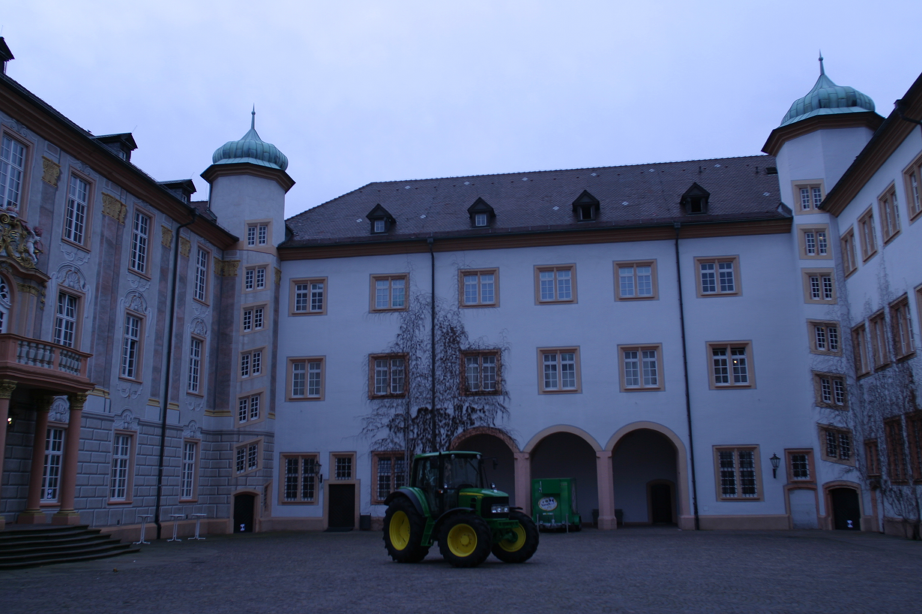
%> input picture lab3/Data/0000_s.png, 922 x 614 px
$ octave lab3.m   (GNU Octave 9; MATLAB toolbox functions it lacks are replaced by stand-ins)
%> lines starting %> are read from the running program, lines starting %| are printed output that depends on the picture
### lab3/fundamental_matrix.m
function F = fundamental_matrix(x1, x2)

assert(length(x1) == length(x2));
N = length(x1);

% Normalize: compute H and H'
[x1, H1] = normalise2dpts(x1);
[x2, H2] = normalise2dpts(x2);

% Apply 8-point algorithm to estimate F

% Create matrix W from points correspondences
W = zeros(N,9);
for i=1:N
    W(i,:) = [x1(1,i)*x2(1,i), x1(2,i)*x2(1,i), x2(1,i),...
              x1(1,i)*x2(2,i), x1(2,i)*x2(2,i), x2(2,i),...
              x1(1,i), x1(2,i), x1(3,i)];
end

% Compute SVD of W
[~, ~, V] = svd(W);
% Create vector f from last column of V
f = V(:,end);
% Compose fundamental matrix F_rank3
F_rank3 = reshape(f,[3,3]).';
% Remove last singular value of D to create ^D
[U,D,V] = svd(F_rank3);
D(end,end) = 0;
% Recompute matrix F_rank2
F_rank2 = U * D * V';

% Denormalize F
F = H2.' * F_rank2 * H1;

end

### lab2/sift/sift.m
function [frames,descriptors,gss,dogss]=sift(I,varargin)
% SIFT Extract SIFT features
%   [FRAMES,DESCR]=SIFT(I) extracts the SIFT frames FRAMES and their
%   descriptors DESCR from the image I.
%
%   The image I must be gray-scale, of storage class DOUBLE and
%   ranging in [0,1].
%
%   FRAMES is a 4xK matrix storing one SIFT frame per column. Its
%   format is:
%
%     FRAMES(1:2,k)  center (X,Y) of the frame k,
%     FRAMES(3,k)    scale SIGMA of the frame k,
%     FRAMES(4,k)    orientation THETA of the frame k.
%
%   Note that the X,Y center coordinates are (0,0) based, contrary to
%   the standard MATLAB convention that uses (1,1) as the top-left
%   image coordiante. The plotting function PLOTSIFTFRAME() and
%   PLOTSIFTDESCRIPTOR() automatically shift the keypoints to the
%   default (1,1) reference.
%
%   DESCR is a DxK matrix stores one descriptor per columm (usually
%   D=128).
%
%   [FRAMES,DESCR,GSS,DOGSS]=SIFT(...) returns the Gaussian and
%   Difference of Gaussians scale spaces computed by the algorithm.
%
%   The function accepts the following option-value pairs:
%
%   Verbosity - Verbosity level [{0},1]
%     0 = quiet, 1 = print detailed progress report
%
%   BoundaryPoint - Remove frames on the image boundaries [0,{1}]
%     Remove points whose descriptor intersects the boundary.
%
%   NumOctaves - Number of octaves [1,2,...]
%     Number of octaves of the Gaussian scale space. By default it is
%     computed to cover all possible feature sizes.
%
%   FirstOctave - Index of the first octave [...,-1,{0},+1,...]
%     Setting the parameter to -1 has the effect of doubling the image
%     before computing the scale space.
%
%   NumLevels - [1,2,...]
%     Number of scale levels within each octave.
%
%   Sigma0 - Base smoothing [pixels]
%     Smoothing of the level 0 of octave 0 of the scale space. By
%     default it is set to be equivalent to the value 1.6 of [1].
%     Since however 1.6 is the smoothing of the level -1 and Simga0
%     of the level 0, the actual value is NOT 1.6.
%
%   SigmaN - Nominal smoothing [pixels, {0.5}]
%     Nominal smoothing of the input image.
%
%   Threshold - Strenght threshold [>= 0, {0.01}]
%     Maxima of the DOG scale space [1] below this threshold are
%     ignored. Smaller values accept more features.
%
%   EdgeThreshold - Localization threshold [>= 0, {10}]
%     Feature which have flattness score [1] above this threshold are
%     ignored. Bigger values accept more features.
%
%   Magnif - Descriptor window magnification
%     See SIFTDESCRIPTOR().
%
%   NumSpatialBins - Number of spatial bins [2,{4},6,...]
%     See SIFTDESCRIPTOR().
%
%   NumOrientbins - Number of orientation bins [1,2,...,{8},...]
%     See SIFTDESCRIPTOR().
%
%  REFERENCES
%  [1] D. G. Lowe, "Distinctive image features from scale-invariant
%      keypoints," IJCV, vol. 2, no. 60, pp. 91 110, 2004.
%
%   See also GAUSSIANSS(), DIFFSS(), PLOTSIFTFRAME(), PLOTSIFTDESCRIPTOR(),
%            SIFTDESCRIPTOR(), SIFTMATCH().
%

% AUTORIGHTS
% Copyright (c) 2006 The Regents of the University of California.
% All Rights Reserved.
%
% Created by Andrea Vedaldi
% UCLA Vision Lab - Department of Computer Science
%
% Permission to use, copy, modify, and distribute this software and its
% documentation for educational, research and non-profit purposes,
% without fee, and without a written agreement is hereby granted,
% provided that the above copyright notice, this paragraph and the
% following three paragraphs appear in all copies.
%
% This software program and documentation are copyrighted by The Regents
% of the University of California. The software program and
% documentation are supplied "as is", without any accompanying services
% from The Regents. The Regents does not warrant that the operation of
% the program will be uninterrupted or error-free. The end-user
% understands that the program was developed for research purposes and
% is advised not to rely exclusively on the program for any reason.
%
% This software embodies a method for which the following patent has
% been issued: "Method and apparatus for identifying scale invariant
% features in an image and use of same for locating an object in an
% image," David G. Lowe, US Patent 6,711,293 (March 23,
% 2004). Provisional application filed March 8, 1999. Asignee: The
% University of British Columbia.
%
% IN NO EVENT SHALL THE UNIVERSITY OF CALIFORNIA BE LIABLE TO ANY PARTY
% FOR DIRECT, INDIRECT, SPECIAL, INCIDENTAL, OR CONSEQUENTIAL DAMAGES,
% INCLUDING LOST PROFITS, ARISING OUT OF THE USE OF THIS SOFTWARE AND
% ITS DOCUMENTATION, EVEN IF THE UNIVERSITY OF CALIFORNIA HAS BEEN
% ADVISED OF THE POSSIBILITY OF SUCH DAMAGE. THE UNIVERSITY OF
% CALIFORNIA SPECIFICALLY DISCLAIMS ANY WARRANTIES, INCLUDING, BUT NOT
% LIMITED TO, THE IMPLIED WARRANTIES OF MERCHANTABILITY AND FITNESS FOR
% A PARTICULAR PURPOSE. THE SOFTWARE PROVIDED HEREUNDER IS ON AN "AS IS"
% BASIS, AND THE UNIVERSITY OF CALIFORNIA HAS NO OBLIGATIONS TO PROVIDE
% MAINTENANCE, SUPPORT, UPDATES, ENHANCEMENTS, OR MODIFICATIONS.

% --------------------------------------------------------------------
%                                                  Check the arguments
% --------------------------------------------------------------------
if(nargin < 1)
  error('At least one argument is required.') ;
end

[M,N,C] = size(I) ;

% Lowe's equivalents choices
S      =  3 ;
omin   = -1 ;
O      = floor(log2(min(M,N)))-omin-3 ; % up to 8x8 images
sigma0 = 1.6*2^(1/S) ;                  % smooth lev. -1 at 1.6
sigman = 0.5 ;
thresh = 0.04 / S / 2 ;
r      = 10 ;
NBP    = 4 ;
NBO    = 8 ;
magnif = 3.0 ;

% Parese input
compute_descriptor = 0 ;
discard_boundary_points = 1 ;
verb = 0 ;

for k=1:2:length(varargin)
  switch lower(varargin{k})

    case 'numoctaves'
      O = varargin{k+1} ;

    case 'firstoctave'
      omin = varargin{k+1} ;

    case 'numlevels'
      S = varargin{k+1} ;

    case 'sigma0'
      sigma0 = varargin{k+1} ;

    case 'sigman'
      sigmaN = varargin{k+1} ;

    case 'threshold'
      thresh = varargin{k+1} ;

    case 'edgethreshold'
      r = varargin{k+1} ;

    case 'boundarypoint'
     discard_boundary_points = varargin{k+1} ;

    case 'numspatialbins'
      NBP = varargin{k+1} ;

    case 'numorientbins'
      NBO = varargin{k+1} ;

    case 'magnif'
      magnif = varargin{k+1} ;

    case 'verbosity'
     verb = varargin{k+1} ;

    otherwise
      error(['Unknown parameter ''' varargin{k} '''.']) ;
  end
end

% Arguments sanity check
if C > 1
  error('I should be a grayscale image') ;
end

frames      = [] ;
descriptors = [] ;

% --------------------------------------------------------------------
%                                         SIFT Detector and Descriptor
% --------------------------------------------------------------------

% Compute scale spaces
if verb>0, fprintf('SIFT: computing scale space...') ; tic ; end

gss = gaussianss(I,sigman,O,S,omin,-1,S+1,sigma0) ;

if verb>0, fprintf('(%.3f s gss; ',toc) ; tic ; end

dogss = diffss(gss) ;

if verb > 0, fprintf('%.3f s dogss) done\n',toc) ; end
if verb > 0
  fprintf('SIFT scale space parameters [PropertyName in brackets]\n');
  fprintf('  sigman [SigmaN]        : %f\n', sigman) ;
  fprintf('  sigma0 [Sigma0]        : %f\n', dogss.sigma0) ;
  fprintf('       O [NumOctaves]    : %d\n', dogss.O) ;
  fprintf('       S [NumLevels]     : %d\n', dogss.S) ;
  fprintf('    omin [FirstOctave]   : %d\n', dogss.omin) ;
  fprintf('    smin                 : %d\n', dogss.smin) ;
  fprintf('    smax                 : %d\n', dogss.smax) ;
  fprintf('SIFT detector parameters\n')
  fprintf('  thersh [Threshold]     : %e\n', thresh) ;
  fprintf('       r [EdgeThreshold] : %.3f\n', r) ;
  fprintf('SIFT descriptor parameters\n')
  fprintf('  magnif [Magnif]        : %.3f\n', magnif) ;
  fprintf('     NBP [NumSpatialBins]: %d\n', NBP) ;
  fprintf('     NBO [NumOrientBins] : %d\n', NBO) ;
end

for o=1:gss.O
  if verb > 0
    fprintf('SIFT: processing octave %d\n', o-1+omin) ;
                tic ;
  end

  % Local maxima of the DOG octave
  % The 80% tricks discards early very weak points before refinement.
  idx = siftlocalmax(  dogss.octave{o}, 0.8*thresh  ) ;
  idx = [idx , siftlocalmax( - dogss.octave{o}, 0.8*thresh)] ;

  K=length(idx) ;
  [i,j,s] = ind2sub( size( dogss.octave{o} ), idx ) ;
  y=i-1 ;
  x=j-1 ;
  s=s-1+dogss.smin ;
  oframes = [x(:)';y(:)';s(:)'] ;

  if verb > 0
    fprintf('SIFT: %d initial points (%.3f s)\n', ...
      size(oframes, 2), toc) ;
    tic ;
  end

  % Remove points too close to the boundary
  if discard_boundary_points
    % radius = maginf * sigma * NBP / 2
    % sigma = sigma0 * 2^s/S

    rad = magnif * gss.sigma0 * 2.^(oframes(3,:)/gss.S) * NBP / 2 ;
    sel=find(...
      oframes(1,:)-rad >= 1                     & ...
      oframes(1,:)+rad <= size(gss.octave{o},2) & ...
      oframes(2,:)-rad >= 1                     & ...
      oframes(2,:)+rad <= size(gss.octave{o},1)     ) ;
    oframes=oframes(:,sel) ;

    if verb > 0
      fprintf('SIFT: %d away from boundary\n', size(oframes,2)) ;
      tic ;
    end
  end

  % Refine the location, threshold strength and remove points on edges
  oframes = siftrefinemx(...
    oframes, ...
    dogss.octave{o}, ...
    dogss.smin, ...
    thresh, ...
    r) ;

  if verb > 0
    fprintf('SIFT: %d refined (%.3f s)\n', ...
            size(oframes,2),toc) ;
    tic ;
  end

  % Compute the oritentations
  oframes = siftormx(...
    oframes, ...
    gss.octave{o}, ...
    gss.S, ...
    gss.smin, ...
    gss.sigma0 ) ;

  % Store frames
  x     = 2^(o-1+gss.omin) * oframes(1,:) ;
  y     = 2^(o-1+gss.omin) * oframes(2,:) ;
  sigma = 2^(o-1+gss.omin) * gss.sigma0 * 2.^(oframes(3,:)/gss.S) ;
  frames = [frames, [x(:)' ; y(:)' ; sigma(:)' ; oframes(4,:)] ] ;


  % Descriptors
  if nargout > 1
    if verb > 0
      fprintf('SIFT: computing descriptors...') ;
      tic ;
    end

    sh = siftdescriptor(...
      gss.octave{o}, ...
      oframes, ...
      gss.sigma0, ...
      gss.S, ...
      gss.smin, ...
      'Magnif', magnif, ...
      'NumSpatialBins', NBP, ...
      'NumOrientBins', NBO) ;

    descriptors = [descriptors, sh] ;

    if verb > 0, fprintf('done (%.3f s)\n',toc) ; end
  end
end

### lab3/iscloseall.m
function tf = iscloseall(A,B,tol,nansequal)
%tf = iscloseall(A,B) - check if two matrices are close within tolerance
%
%Usage:
%   tf = iscloseall(A,B)
%   tf = iscloseall(A,B,tol)
%   tf = iscloseall(A,B,tol,nansequal)
%
%Inputs:
%   -A: First input for comparison
%   -B: Second input for comparison
%   -tol: optional scalar tolerance to define "close".
%           {default:  max(1e4*eps(min(abs(A),abs(B))))}
%   -nansequal: logical are nans equal to themselves?
%        Use true to replicate "iscloseall with equalnans"
%           {default: false}
%
%Outputs:
%   -tf: logical scalar, true if all values in A and B are within tol and A
%        and B are the same size and class.
%
%See also: isequal isequaln
%

    %Error checking and default assignments
    assert(any(nargin==2:4),'Two, three or four inputs expected')
    if nargin <= 3
        nansequal = false;
    else
        assert(~isempty(nansequal) && isscalar(nansequal) && ...
            islogical(nansequal) && ~isnan(nansequal),...
            'nanequal, the fourth input, is expected to be logical scalar');
    end
    if nargin == 2
        tol = 1e4*eps(min(abs(A),abs(B)));
        tol = max(tol(:));
    else
        assert(~isempty(tol) && isscalar(tol) && isnumeric(tol) && ...
            ~isnan(tol),'tol, the third input, is expected to be numeric scalar');
    end

    %Engine:
    tf = false;                     %guilty unless proven otherwise
    if strcmp(class(A),class(B))    %classes equal
        if isequal(size(A),size(B)) %sizes first so subtraction doesn't error
            A = A(:);               %Column vectors
            B = B(:);
            ABabsdiff = abs(A-B);   %absolute differences
            if nansequal
                %If nan in both A and B, set to 0
                ABabsdiff(isnan(A)&isnan(B)) = 0;
            end
            if all(ABabsdiff<tol)
                %all absdiff within tol
                tf = true;
            end
        end
    end
end

### lab3/normalise2dpts.m
% NORMALISE2DPTS - normalises 2D homogeneous points
%
% Function translates and normalises a set of 2D homogeneous points
% so that their centroid is at the origin and their mean distance from
% the origin is sqrt(2).  This process typically improves the
% conditioning of any equations used to solve homographies, fundamental
% matrices etc.
%
% Usage:   [newpts, T] = normalise2dpts(pts)
%
% Argument:
%   pts -  3xN array of 2D homogeneous coordinates
%
% Returns:
%   newpts -  3xN array of transformed 2D homogeneous coordinates.  The
%             scaling parameter is normalised to 1 unless the point is at
%             infinity.
%   T      -  The 3x3 transformation matrix, newpts = T*pts
%
% If there are some points at infinity the normalisation transform
% is calculated using just the finite points.  Being a scaling and
% translating transform this will not affect the points at infinity.

% Peter Kovesi
% School of Computer Science & Software Engineering
% The University of Western Australia
% pk at csse uwa edu au
% http://www.csse.uwa.edu.au/~pk
%
% May 2003      - Original version
% February 2004 - Modified to deal with points at infinity.


function [newpts, T] = normalise2dpts(pts)

    if size(pts,1) ~= 3
        error('pts must be 3xN');
    end

    % Find the indices of the points that are not at infinity
    finiteind = find(abs(pts(3,:)) > eps);

    if length(finiteind) ~= size(pts,2)
        warning('Some points are at infinity');
    end

    % For the finite points ensure homogeneous coords have scale of 1
    pts(1,finiteind) = pts(1,finiteind)./pts(3,finiteind);
    pts(2,finiteind) = pts(2,finiteind)./pts(3,finiteind);
    pts(3,finiteind) = 1;

    c = mean(pts(1:2,finiteind)')';            % Centroid of finite points
    newp(1,finiteind) = pts(1,finiteind)-c(1); % Shift origin to centroid.
    newp(2,finiteind) = pts(2,finiteind)-c(2);

    meandist = mean(sqrt(newp(1,finiteind).^2 + newp(2,finiteind).^2));

    scale = sqrt(2)/meandist;

    T = [scale   0   -scale*c(1)
         0     scale -scale*c(2)
         0       0      1      ];

    newpts = T*pts;


### lab3/lab3.m
%%%%%%%%%%%%%%%%%%%%%%%%%%%%%%%%%%%%%%%%%%%%%%%%%%%%%%%%%%%%%%%%%%%%%%%%%%%
%% Lab 3: The geometry of two views
% (application: photo-sequencing)

addpath('../lab2/sift'); % ToDo: change 'sift' to the correct path where you have the sift functions

%%%%%%%%%%%%%%%%%%%%%%%%%%%%%%%%%%%%%%%%%%%%%%%%%%%%%%%%%%%%%%%%%%%%%%%%%%%
%% 1. Compute the fundamental matrix

% Two camera matrices for testing purposes
P1 = eye(3,4);
c = cosd(15); s = sind(15);
R = [c -s 0; s c 0; 0 0 1];
t = [.3 0.1 0.2]';
P2 = [R t];
n = 8;
X = [rand(3,n); ones(1,n)] + [zeros(2,n); 3 * ones(1,n); zeros(1,n)];
x1_test = P1 * X;
x2_test = P2 * X;

% Estimated fundamental matrix
% ToDo: create the following function that estimates F using the normalised 8 point algorithm
F_es = fundamental_matrix(x1_test, x2_test);

% Real fundamental matrix
% ToDo: write the expression of the real fundamental matrix for P1 and P2
F_gt = [0, -t(3), t(2);
        t(3), 0, -t(1);
        -t(2), t(1), 0] * R;  % inv(Kp).' * [tp]_x * R * inv(K), where K = eye(3,3)

% Evaluation: these two matrices should be very similar
F_es = F_es / norm(F_es);
F_gt = F_gt / norm(F_gt);

% Since F is up-to-scale, the sign might be inverted
assert(iscloseall(F_es,F_gt) || iscloseall(-F_es,F_gt));

%%%%%%%%%%%%%%%%%%%%%%%%%%%%%%%%%%%%%%%%%%%%%%%%%%%%%%%%%%%%%%%%%%%%%%%%%%%
%% 2. Robustly fit fundamental matrix

% Read images
im1rgb = imread('Data/0000_s.png');
%> im1rgb is the input picture: size 614x922x3 uint8; mean R, G, B 89.5, 99.9, 130.2
im2rgb = imread('Data/0001_s.png');
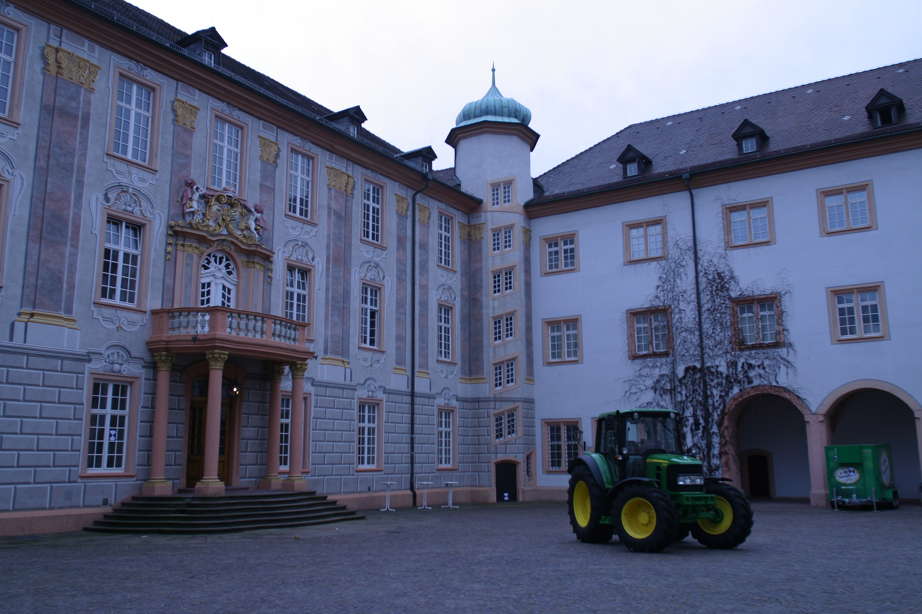
%> input picture lab3/Data/0001_s.png, 922 x 614 px
%> im2rgb is the input picture: size 614x922x3 uint8; mean R, G, B 94.8, 101.8, 127.8
im1 = sum(double(im1rgb), 3) / 3 / 255;
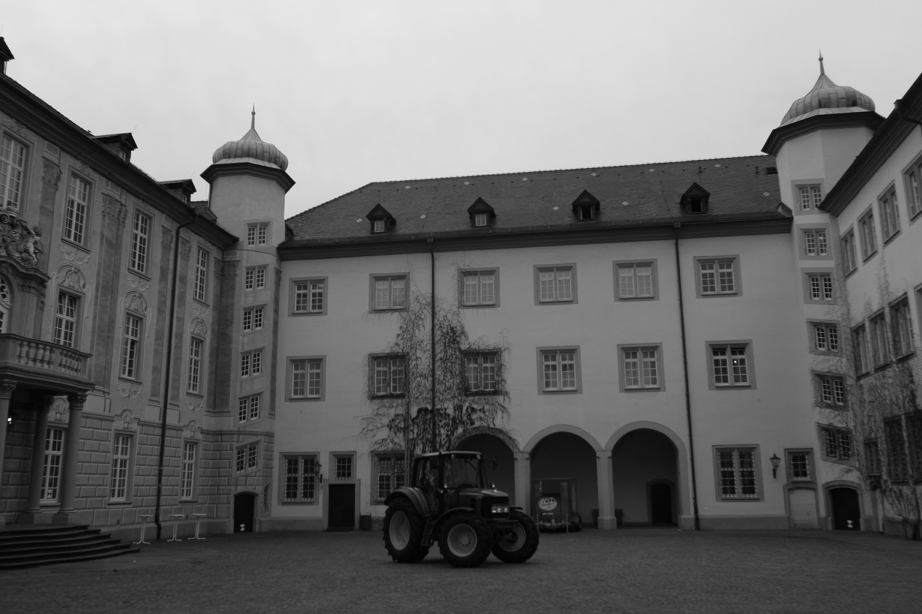
%> im1: size 614x922 double; min 0.00784, max 1, mean 0.418
im2 = sum(double(im2rgb), 3) / 3 / 255;
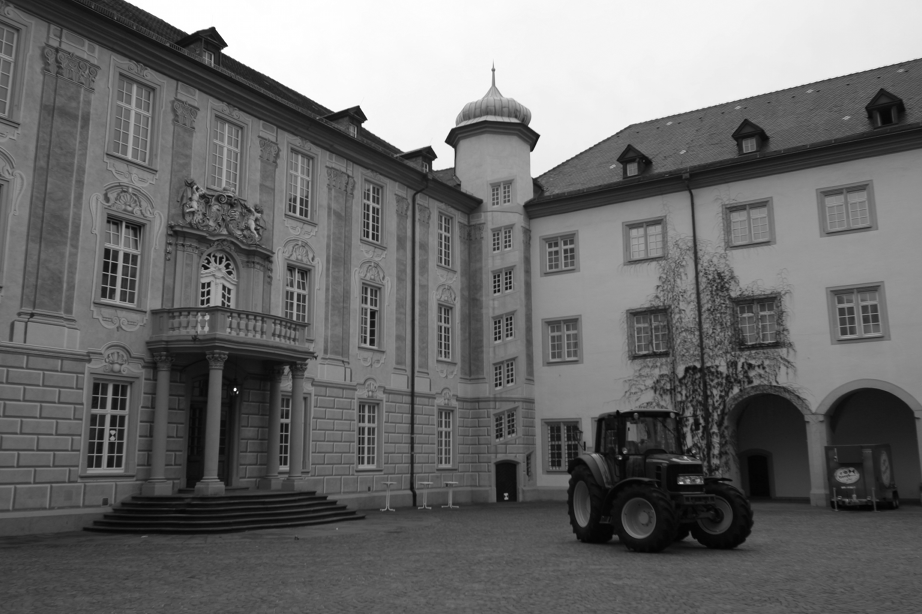
%> im2: size 614x922 double; min 0.0105, max 1, mean 0.424

% show images
figure;
subplot(1,2,1); imshow(im1rgb); axis image; title('Image 1');
subplot(1,2,2); imshow(im2rgb); axis image; title('Image 2');


%% Compute SIFT keypoints
% (if you have problems with SIFT you may use SURF features.
% with Matlab functions 'detectSURFFeatures', 'extractFeatures' and 'matchFeatures'
% more details in https://ch.mathworks.com/help/vision/ref/matchfeatures.html)

% (make sure that the sift folder provided in lab2 is on the path)

[points_1, desc_1] = sift(im1, 'Threshold', 0.01);
%> the loop in sift, `for k=1:2:length(varargin)` made 1 pass
%> thresh on pass 1: 0.01
%> after the loop in sift, `for k=1:2:length(varargin)`: NBO = 8; NBP = 4; S = 3; discard_boundary_points = 1; magnif = 3; omin = -1; r = 10; sigma0 = 2.02; verb = 0
%> the run ends on the next line
